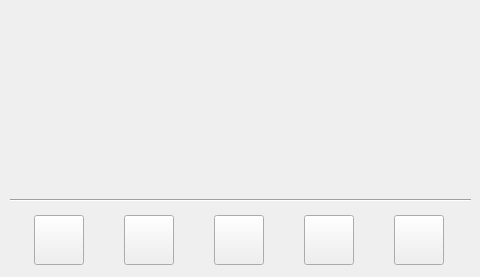
<?xml version="1.0" encoding="UTF-8"?>
<ui version="4.0">
 <class>DisplayGraph</class>
 <widget class="QWidget" name="DisplayGraph">
  <property name="geometry">
   <rect>
    <x>0</x>
    <y>0</y>
    <width>480</width>
    <height>277</height>
   </rect>
  </property>
  <property name="minimumSize">
   <size>
    <width>480</width>
    <height>277</height>
   </size>
  </property>
  <property name="maximumSize">
   <size>
    <width>480</width>
    <height>277</height>
   </size>
  </property>
  <property name="windowTitle">
   <string>Form</string>
  </property>
  <widget class="QWidget" name="horizontalLayoutWidget">
   <property name="geometry">
    <rect>
     <x>0</x>
     <y>200</y>
     <width>481</width>
     <height>80</height>
    </rect>
   </property>
   <layout class="QHBoxLayout" name="horizontalLayout">
    <item>
     <widget class="QPushButton" name="homeButton">
      <property name="minimumSize">
       <size>
        <width>50</width>
        <height>50</height>
       </size>
      </property>
      <property name="maximumSize">
       <size>
        <width>50</width>
        <height>50</height>
       </size>
      </property>
      <property name="text">
       <string/>
      </property>
      <property name="iconSize">
       <size>
        <width>50</width>
        <height>50</height>
       </size>
      </property>
     </widget>
    </item>
    <item>
     <widget class="QPushButton" name="zOut">
      <property name="minimumSize">
       <size>
        <width>50</width>
        <height>50</height>
       </size>
      </property>
      <property name="maximumSize">
       <size>
        <width>50</width>
        <height>50</height>
       </size>
      </property>
      <property name="text">
       <string/>
      </property>
     </widget>
    </item>
    <item>
     <widget class="QPushButton" name="zIn">
      <property name="minimumSize">
       <size>
        <width>50</width>
        <height>50</height>
       </size>
      </property>
      <property name="maximumSize">
       <size>
        <width>50</width>
        <height>50</height>
       </size>
      </property>
      <property name="text">
       <string/>
      </property>
     </widget>
    </item>
    <item>
     <widget class="QPushButton" name="selectGas_2">
      <property name="minimumSize">
       <size>
        <width>50</width>
        <height>50</height>
       </size>
      </property>
      <property name="maximumSize">
       <size>
        <width>50</width>
        <height>50</height>
       </size>
      </property>
      <property name="text">
       <string/>
      </property>
     </widget>
    </item>
    <item>
     <widget class="QPushButton" name="settings">
      <property name="minimumSize">
       <size>
        <width>50</width>
        <height>50</height>
       </size>
      </property>
      <property name="maximumSize">
       <size>
        <width>50</width>
        <height>50</height>
       </size>
      </property>
      <property name="text">
       <string/>
      </property>
     </widget>
    </item>
   </layout>
  </widget>
  <widget class="Line" name="line">
   <property name="geometry">
    <rect>
     <x>10</x>
     <y>190</y>
     <width>461</width>
     <height>20</height>
    </rect>
   </property>
   <property name="orientation">
    <enum>Qt::Horizontal</enum>
   </property>
  </widget>
  <widget class="QWidget" name="placeHolder" native="true">
   <property name="geometry">
    <rect>
     <x>10</x>
     <y>10</y>
     <width>461</width>
     <height>181</height>
    </rect>
   </property>
  </widget>
 </widget>
 <resources/>
 <connections/>
</ui>
